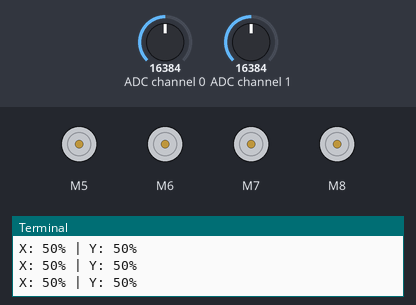
This program was run on a simulated Raspberry Pi (BCM pin numbers). Parts: 4 × DC motor (green arrow = forward, orange = backward, longer = faster), the last lines printed to the terminal. Inputs (shaded band) come from the test bench; at power-on: ADC channel 0 = 16384, ADC channel 1 = 16384 (analog values on the 0–32767 scale).

Above: at 1.2 s.
1.3 s: ADC channel 0 set to 10256
2.8 s: ADC channel 0 set to 9486
At 4.0 s:
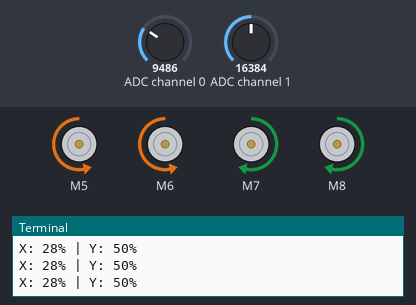
4.3 s: ADC channel 1 set to 10248
5.8 s: ADC channel 1 set to 9550
At 6.8 s:
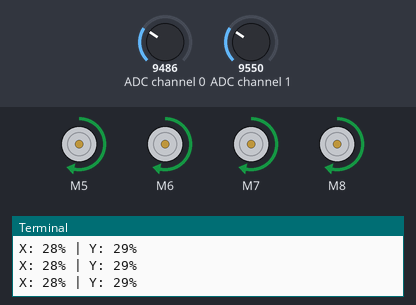
7.3 s: ADC channel 1 set to 28834
At 8.5 s:
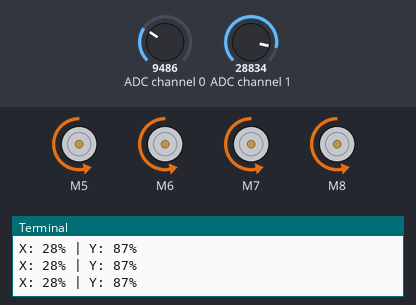
8.8 s: ADC channel 1 set to 23512
10.3 s: ADC channel 1 set to 22784
At 11.2 s:
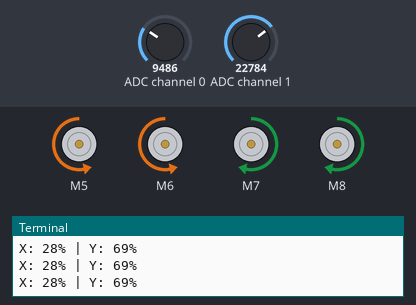
Timing chart, 0 to 12.9 s (numbered marks = the images above; inputs shaded):
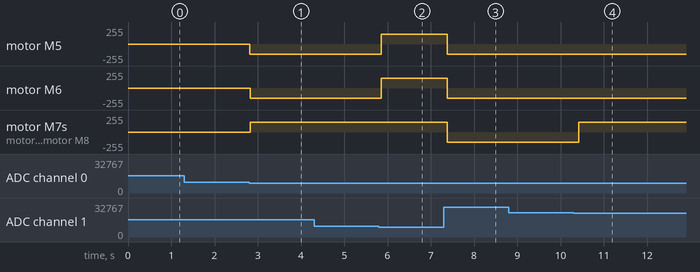

Measured:
- the behaviour switches between 9832 and 9830 on ADC channel 0 (found by bisection; images 0 and 1)
- the behaviour switches between 9832 and 9830 on ADC channel 1 (found by bisection; images 1 and 2)
- the behaviour switches between 23272 and 23264 on ADC channel 1 (found by bisection; images 3 and 4)
- after the input at 2.8 s, motor M5, motor M6: stopped → backward 150/255 at once; motor M7, motor M8: stopped → forward 150/255 at once
- after the input at 5.8 s, motor M5, motor M6: backward 150/255 → forward 150/255 after 0.06 s
- after the input at 7.3 s, motor M5–8: forward 150/255 → backward 150/255 after 0.08 s
- after the input at 10.3 s, motor M7, motor M8: backward 150/255 → forward 150/255 after 0.12 s

The program:

R69._Joystick_Controlled_Robot.py
```python
"""
Components Used:
1. Raspberry Pi
2. Pi DC Motor HAT
3. Robot Car (4 DC Motors)
4. Joystick (X-axis and Y-axis)
5. ADS1115 ADC
6. Jumper Wires

Install Required Libraries:
pip3 install adafruit-circuitpython-ads1x15 adafruit-blinka numpy --break-system-packages
"""

import time
import board
import busio
import numpy as np
from Raspi_MotorHAT import Raspi_MotorHAT
import adafruit_ads1x15.ads1115 as ADS
from adafruit_ads1x15.analog_in import AnalogIn

# ---------------- ADS1115 Setup ----------------
i2c = busio.I2C(board.SCL, board.SDA)  # Initialize I2C communication
ads = ADS.ADS1115(i2c)                 # Create ADS1115 object

# Joystick axes connected to ADS channels
x_axis = AnalogIn(ads, ADS.P0)  # X-axis (left-right)
y_axis = AnalogIn(ads, ADS.P1)  # Y-axis (forward-backward)

# ---------------- Motor Setup ----------------
motor_hat = Raspi_MotorHAT(addr=0x6f)  # Initialize Motor HAT

# Assign motors (based on Motor HAT ports)
right_front_motor = motor_hat.getMotor(1)
right_back_motor  = motor_hat.getMotor(2)
left_front_motor  = motor_hat.getMotor(3)
left_back_motor   = motor_hat.getMotor(4)

motor_speed = 150  # Speed value (0–255)

# Set same speed for all motors
for motor in (right_front_motor, right_back_motor, left_front_motor, left_back_motor):
    motor.setSpeed(motor_speed)

# ---------------- Movement Functions ----------------
def move_forward():
    """Move robot forward"""
    right_front_motor.run(Raspi_MotorHAT.FORWARD)
    right_back_motor.run(Raspi_MotorHAT.FORWARD)
    left_front_motor.run(Raspi_MotorHAT.FORWARD)
    left_back_motor.run(Raspi_MotorHAT.FORWARD)

def move_backward():
    """Move robot backward"""
    right_front_motor.run(Raspi_MotorHAT.BACKWARD)
    right_back_motor.run(Raspi_MotorHAT.BACKWARD)
    left_front_motor.run(Raspi_MotorHAT.BACKWARD)
    left_back_motor.run(Raspi_MotorHAT.BACKWARD)

def turn_left():
    """Turn robot left"""
    right_front_motor.run(Raspi_MotorHAT.BACKWARD)
    right_back_motor.run(Raspi_MotorHAT.BACKWARD)
    left_front_motor.run(Raspi_MotorHAT.FORWARD)
    left_back_motor.run(Raspi_MotorHAT.FORWARD)

def turn_right():
    """Turn robot right"""
    right_front_motor.run(Raspi_MotorHAT.FORWARD)
    right_back_motor.run(Raspi_MotorHAT.FORWARD)
    left_front_motor.run(Raspi_MotorHAT.BACKWARD)
    left_back_motor.run(Raspi_MotorHAT.BACKWARD)

def stop_motors():
    """Stop all motors"""
    right_front_motor.run(Raspi_MotorHAT.RELEASE)
    right_back_motor.run(Raspi_MotorHAT.RELEASE)
    left_front_motor.run(Raspi_MotorHAT.RELEASE)
    left_back_motor.run(Raspi_MotorHAT.RELEASE)

# ---------------- Main Loop ----------------
try:
    print("Joystick Control Started...")

    while True:
        # Read raw joystick values (0–32767)
        x_raw = x_axis.value
        y_raw = y_axis.value

        # Convert raw values to percentage (0–100)
        x_value = int(np.interp(x_raw, [0, 32767], [0, 100]))
        y_value = int(np.interp(y_raw, [0, 32767], [0, 100]))

        # Print joystick position
        print(f"X: {x_value}% | Y: {y_value}%")

        # Control robot movement based on joystick position

        if y_value < 30:
            # Joystick pushed forward → move forward
            move_forward()

        elif y_value > 70:
            # Joystick pulled backward → move backward
            move_backward()

        elif x_value < 30:
            # Joystick moved left → turn left
            turn_left()

        elif x_value > 70:
            # Joystick moved right → turn right
            turn_right()

        else:
            # Joystick in center → stop robot
            stop_motors()

        time.sleep(0.1)  # Small delay for smooth control

except KeyboardInterrupt:
    # Clean exit when program is stopped
    print("Exiting...")
    stop_motors()
```
